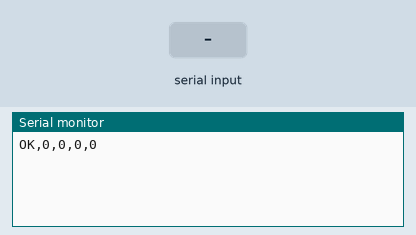
Recording of a program running on a simulated Arduino Uno, built with avr-gcc and run on an emulated ATmega328P. On the bench: the last lines printed to the serial monitor. Inputs (shaded band) come from the test bench.

Above: at 2.2 s.
2.3 s: "ARM,\n" received over Serial
At 2.8 s:
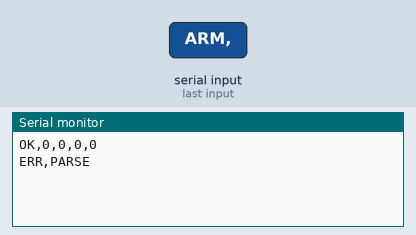
3.8 s: byte 10 ('\n') received over Serial
At 5.0 s:
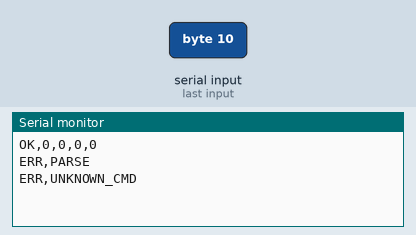
5.3 s: "GET_STATE\n" received over Serial
At 6.3 s:
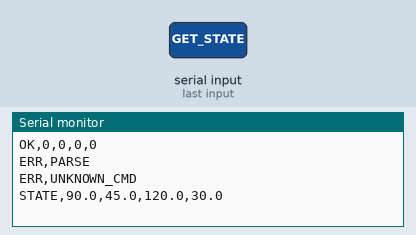

The program:

main.cpp
```cpp
#include <Arduino.h>

String rx_line = "";

void setup() {
  Serial.begin(115200);
  delay(1000);
  Serial.println("OK,0,0,0,0");
}

void loop() {
  while (Serial.available()) {
    char c = Serial.read();

    if (c == '\n') {
      rx_line.trim();

      if (rx_line.startsWith("ARM,")) {
        float j1, j2, j3, j4;
        int parsed = sscanf(rx_line.c_str(), "ARM,%f,%f,%f,%f", &j1, &j2, &j3, &j4);

        if (parsed == 4) {


          Serial.print("OK,");
          Serial.print(j1); Serial.print(",");
          Serial.print(j2); Serial.print(",");
          Serial.print(j3); Serial.print(",");
          Serial.println(j4);
        } else {
          Serial.println("ERR,PARSE");
        }
      }
      else if (rx_line == "GET_STATE") {
        // 현재 각도값 반환 예시
        Serial.println("STATE,90.0,45.0,120.0,30.0");
      }
      else {
        Serial.println("ERR,UNKNOWN_CMD");
      }

      rx_line = "";
    }
    else {
      rx_line += c;
    }
  }
}
```

Measured:
- after the input at 2.3 s, the serial monitor: prints a new line at once (image 1)
- after the input at 3.8 s, the serial monitor: prints a new line at once (image 2)
- after the input at 5.3 s, the serial monitor: prints a new line at once (image 3)
